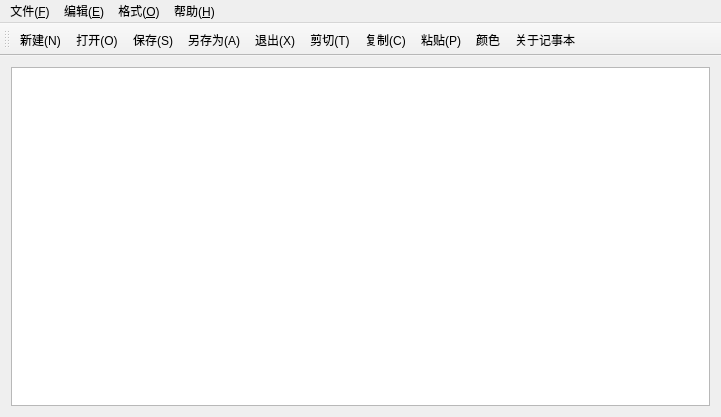
<?xml version="1.0" encoding="UTF-8"?>
<ui version="4.0">
 <class>MainWindow</class>
 <widget class="QMainWindow" name="MainWindow">
  <property name="windowModality">
   <enum>Qt::NonModal</enum>
  </property>
  <property name="geometry">
   <rect>
    <x>0</x>
    <y>0</y>
    <width>721</width>
    <height>417</height>
   </rect>
  </property>
  <property name="contextMenuPolicy">
   <enum>Qt::DefaultContextMenu</enum>
  </property>
  <property name="windowTitle">
   <string>MainWindow</string>
  </property>
  <property name="autoFillBackground">
   <bool>false</bool>
  </property>
  <property name="dockNestingEnabled">
   <bool>false</bool>
  </property>
  <widget class="QWidget" name="centralWidget">
   <layout class="QHBoxLayout" name="horizontalLayout">
    <item>
     <widget class="QTextEdit" name="textEdit"/>
    </item>
   </layout>
  </widget>
  <widget class="QMenuBar" name="menuBar">
   <property name="geometry">
    <rect>
     <x>0</x>
     <y>0</y>
     <width>721</width>
     <height>23</height>
    </rect>
   </property>
   <widget class="QMenu" name="menu">
    <property name="title">
     <string>文件(&amp;F)</string>
    </property>
    <addaction name="newFileAction"/>
    <addaction name="openFileAction"/>
    <addaction name="saveFileAction"/>
    <addaction name="saveAsFileAction"/>
    <addaction name="separator"/>
    <addaction name="printFileAction"/>
    <addaction name="separator"/>
    <addaction name="exitAction"/>
    <addaction name="separator"/>
   </widget>
   <widget class="QMenu" name="menu_2">
    <property name="title">
     <string>编辑(&amp;E)</string>
    </property>
    <addaction name="undoAction"/>
    <addaction name="cutAction"/>
    <addaction name="copyAction"/>
    <addaction name="pasteAction"/>
    <addaction name="deleteAction"/>
    <addaction name="findAction"/>
    <addaction name="replaceAction"/>
    <addaction name="selecteAllAction"/>
    <addaction name="datetimeAciton"/>
   </widget>
   <widget class="QMenu" name="menu_3">
    <property name="title">
     <string>格式(&amp;O)</string>
    </property>
    <addaction name="autoLineAction"/>
    <addaction name="fontAction"/>
    <addaction name="colorAction"/>
   </widget>
   <widget class="QMenu" name="menu_4">
    <property name="title">
     <string>帮助(&amp;H)</string>
    </property>
    <addaction name="helpAction"/>
    <addaction name="updateAction"/>
    <addaction name="aboutWebsiteAction"/>
    <addaction name="aboutQtAction"/>
   </widget>
   <addaction name="menu"/>
   <addaction name="menu_2"/>
   <addaction name="menu_3"/>
   <addaction name="menu_4"/>
  </widget>
  <widget class="QToolBar" name="mainToolBar">
   <attribute name="toolBarArea">
    <enum>TopToolBarArea</enum>
   </attribute>
   <attribute name="toolBarBreak">
    <bool>false</bool>
   </attribute>
   <addaction name="newFileAction"/>
   <addaction name="openFileAction"/>
   <addaction name="saveFileAction"/>
   <addaction name="saveAsFileAction"/>
   <addaction name="exitAction"/>
   <addaction name="cutAction"/>
   <addaction name="copyAction"/>
   <addaction name="pasteAction"/>
   <addaction name="colorAction"/>
   <addaction name="helpAction"/>
  </widget>
  <action name="newFileAction">
   <property name="icon">
    <iconset resource="res.qrc">
     <normaloff>:/new/icon/images/new.png</normaloff>:/new/icon/images/new.png</iconset>
   </property>
   <property name="text">
    <string>新建(&amp;N)</string>
   </property>
  </action>
  <action name="openFileAction">
   <property name="icon">
    <iconset resource="res.qrc">
     <normaloff>:/new/icon/images/open.png</normaloff>:/new/icon/images/open.png</iconset>
   </property>
   <property name="text">
    <string>打开(&amp;O)</string>
   </property>
  </action>
  <action name="saveFileAction">
   <property name="icon">
    <iconset resource="res.qrc">
     <normaloff>:/new/icon/images/save.png</normaloff>:/new/icon/images/save.png</iconset>
   </property>
   <property name="text">
    <string>保存(&amp;S)</string>
   </property>
  </action>
  <action name="saveAsFileAction">
   <property name="icon">
    <iconset resource="res.qrc">
     <normaloff>:/new/icon/images/save.png</normaloff>:/new/icon/images/save.png</iconset>
   </property>
   <property name="text">
    <string>另存为(&amp;A)</string>
   </property>
  </action>
  <action name="printFileAction">
   <property name="text">
    <string>打印(&amp;P)</string>
   </property>
  </action>
  <action name="exitAction">
   <property name="icon">
    <iconset resource="res.qrc">
     <normaloff>:/new/icon/images/exit.png</normaloff>:/new/icon/images/exit.png</iconset>
   </property>
   <property name="text">
    <string>退出(&amp;X)</string>
   </property>
  </action>
  <action name="undoAction">
   <property name="text">
    <string>撤销(&amp;U)</string>
   </property>
  </action>
  <action name="cutAction">
   <property name="icon">
    <iconset resource="res.qrc">
     <normaloff>:/new/icon/images/cut.png</normaloff>:/new/icon/images/cut.png</iconset>
   </property>
   <property name="text">
    <string>剪切(&amp;T)</string>
   </property>
  </action>
  <action name="copyAction">
   <property name="icon">
    <iconset resource="res.qrc">
     <normaloff>:/new/icon/images/copy.png</normaloff>:/new/icon/images/copy.png</iconset>
   </property>
   <property name="text">
    <string>复制(&amp;C)</string>
   </property>
  </action>
  <action name="pasteAction">
   <property name="icon">
    <iconset resource="res.qrc">
     <normaloff>:/new/icon/images/paste.png</normaloff>:/new/icon/images/paste.png</iconset>
   </property>
   <property name="text">
    <string>粘贴(&amp;P)</string>
   </property>
  </action>
  <action name="deleteAction">
   <property name="text">
    <string>删除(&amp;L)</string>
   </property>
  </action>
  <action name="findAction">
   <property name="text">
    <string>查找</string>
   </property>
  </action>
  <action name="replaceAction">
   <property name="text">
    <string>替换</string>
   </property>
  </action>
  <action name="selecteAllAction">
   <property name="text">
    <string>全选</string>
   </property>
  </action>
  <action name="datetimeAciton">
   <property name="text">
    <string>日期</string>
   </property>
  </action>
  <action name="autoLineAction">
   <property name="text">
    <string>自动换行(&amp;W)</string>
   </property>
  </action>
  <action name="fontAction">
   <property name="text">
    <string>字体(&amp;F)</string>
   </property>
  </action>
  <action name="colorAction">
   <property name="icon">
    <iconset resource="res.qrc">
     <normaloff>:/new/icon/images/color.png</normaloff>:/new/icon/images/color.png</iconset>
   </property>
   <property name="text">
    <string>颜色</string>
   </property>
  </action>
  <action name="helpAction">
   <property name="icon">
    <iconset resource="res.qrc">
     <normaloff>:/new/icon/images/about.png</normaloff>:/new/icon/images/about.png</iconset>
   </property>
   <property name="text">
    <string>关于记事本</string>
   </property>
  </action>
  <action name="updateAction">
   <property name="text">
    <string>更新</string>
   </property>
  </action>
  <action name="aboutWebsiteAction">
   <property name="text">
    <string>关于官网</string>
   </property>
  </action>
  <action name="aboutQtAction">
   <property name="text">
    <string>关于QT</string>
   </property>
  </action>
  <action name="actionS_3">
   <property name="text">
    <string>S</string>
   </property>
  </action>
 </widget>
 <layoutdefault spacing="6" margin="11"/>
 <resources>
  <include location="res.qrc"/>
 </resources>
 <connections/>
</ui>
